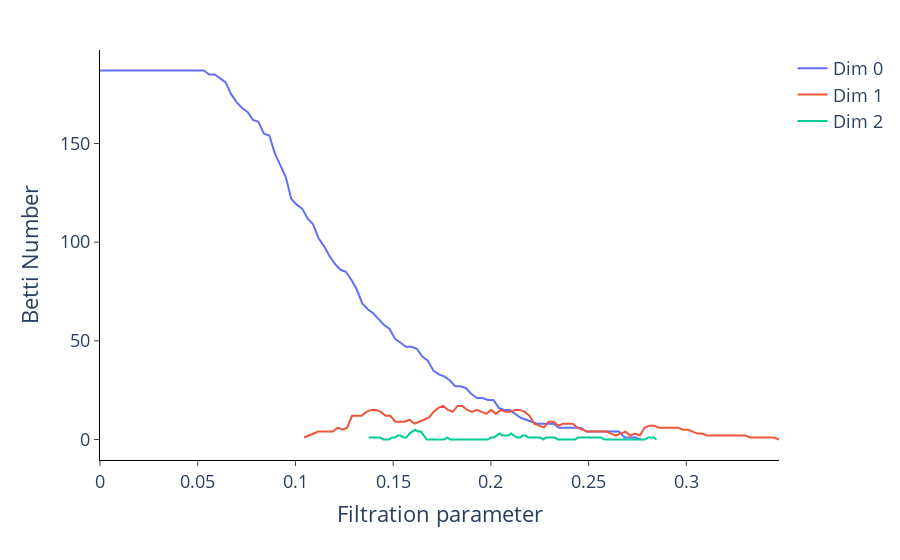

Notebook cell for this chart:
### Code cell
label = 0

betti_curve = BC.fit_transform(most_representative_diagrams[subject][data_type]["Label_"+str(label)])


fig = BC.plot(betti_curve, homology_dimensions=[0, 1, 2], plotly_params=plotly_params)

# Update trace names to change legend text
for i, trace in enumerate(fig.data):
    if i == 0:
        trace.name = "Dim 0"
    elif i == 1:
        trace.name = "Dim 1"
    elif i == 2:
        trace.name = "Dim 2"


fig.update_layout(
    legend=dict(
        font=dict(
            size=18  # Set the desired font size for the legend
        )
    )
)


# Update the layout to add combined axis labels

fig.show()


# Save the plot as an image (PNG format)
pio.write_image(fig, "Plots/Betti_Curve_"+str(subject)+"_"+str(data_type)+"(Label "+str(label)+").png")
